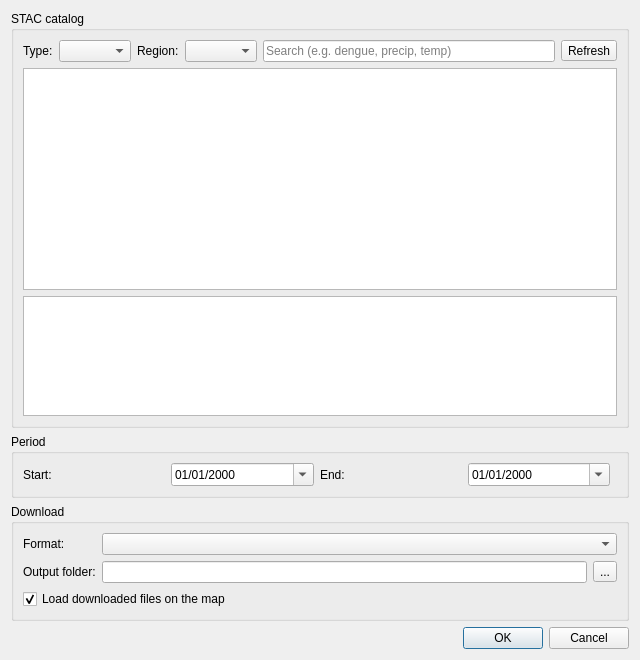
<?xml version="1.0" encoding="UTF-8"?>
<ui version="4.0">
 <class>HarmonizeBrazilDialogBase</class>
 <widget class="QDialog" name="HarmonizeBrazilDialogBase">
  <property name="geometry">
   <rect><x>0</x><y>0</y><width>640</width><height>660</height></rect>
  </property>
  <property name="windowTitle">
   <string>Harmonize Brazil Catalog</string>
  </property>
  <layout class="QVBoxLayout" name="mainLayout">
   <item>
    <widget class="QGroupBox" name="grpCatalog">
     <property name="title"><string>STAC catalog</string></property>
     <layout class="QVBoxLayout" name="catalogLayout">
      <item>
       <layout class="QHBoxLayout" name="filterLayout">
        <item><widget class="QLabel" name="lblType"><property name="text"><string>Type:</string></property></widget></item>
        <item><widget class="QComboBox" name="cmbType"/></item>
        <item><widget class="QLabel" name="lblRegion"><property name="text"><string>Region:</string></property></widget></item>
        <item><widget class="QComboBox" name="cmbRegion"/></item>
        <item>
         <widget class="QLineEdit" name="txtSearch">
          <property name="placeholderText"><string>Search (e.g. dengue, precip, temp)</string></property>
          <property name="clearButtonEnabled"><bool>true</bool></property>
         </widget>
        </item>
        <item>
         <widget class="QToolButton" name="btnRefresh">
          <property name="toolTip"><string>Reload the catalog</string></property>
          <property name="text"><string>Refresh</string></property>
         </widget>
        </item>
       </layout>
      </item>
      <item>
       <widget class="QListWidget" name="lstCollections">
        <property name="minimumSize"><size><width>0</width><height>200</height></size></property>
        <property name="alternatingRowColors"><bool>true</bool></property>
       </widget>
      </item>
      <item>
       <widget class="QTextBrowser" name="txtInfo">
        <property name="maximumSize"><size><width>16777215</width><height>120</height></size></property>
        <property name="openExternalLinks"><bool>true</bool></property>
       </widget>
      </item>
     </layout>
    </widget>
   </item>
   <item>
    <widget class="QGroupBox" name="grpPeriod">
     <property name="title"><string>Period</string></property>
     <layout class="QHBoxLayout" name="periodLayout">
      <item><widget class="QLabel" name="lblStart"><property name="text"><string>Start:</string></property></widget></item>
      <item><widget class="QDateEdit" name="dtStart"><property name="calendarPopup"><bool>true</bool></property><property name="displayFormat"><string notr="true">dd/MM/yyyy</string></property></widget></item>
      <item><widget class="QLabel" name="lblEnd"><property name="text"><string>End:</string></property></widget></item>
      <item><widget class="QDateEdit" name="dtEnd"><property name="calendarPopup"><bool>true</bool></property><property name="displayFormat"><string notr="true">dd/MM/yyyy</string></property></widget></item>
      <item><spacer name="periodSpacer"><property name="orientation"><enum>Qt::Horizontal</enum></property></spacer></item>
     </layout>
    </widget>
   </item>
   <item>
    <widget class="QGroupBox" name="grpDownload">
     <property name="title"><string>Download</string></property>
     <layout class="QFormLayout" name="downloadLayout">
      <item row="0" column="0"><widget class="QLabel" name="lblFormat"><property name="text"><string>Format:</string></property></widget></item>
      <item row="0" column="1"><widget class="QComboBox" name="cmbFormat"/></item>
      <item row="1" column="0"><widget class="QLabel" name="lblOutDir"><property name="text"><string>Output folder:</string></property></widget></item>
      <item row="1" column="1">
       <layout class="QHBoxLayout" name="outDirLayout">
        <item><widget class="QLineEdit" name="txtOutDir"/></item>
        <item><widget class="QToolButton" name="btnOutDir"><property name="text"><string notr="true">...</string></property></widget></item>
       </layout>
      </item>
      <item row="2" column="0" colspan="2">
       <widget class="QCheckBox" name="chkLoad">
        <property name="text"><string>Load downloaded files on the map</string></property>
        <property name="checked"><bool>true</bool></property>
       </widget>
      </item>
     </layout>
    </widget>
   </item>
   <item>
    <widget class="QDialogButtonBox" name="button_box">
     <property name="orientation"><enum>Qt::Horizontal</enum></property>
     <property name="standardButtons"><set>QDialogButtonBox::Cancel|QDialogButtonBox::Ok</set></property>
    </widget>
   </item>
  </layout>
 </widget>
 <resources/>
 <connections>
  <connection>
   <sender>button_box</sender><signal>accepted()</signal>
   <receiver>HarmonizeBrazilDialogBase</receiver><slot>accept()</slot>
  </connection>
  <connection>
   <sender>button_box</sender><signal>rejected()</signal>
   <receiver>HarmonizeBrazilDialogBase</receiver><slot>reject()</slot>
  </connection>
 </connections>
</ui>
